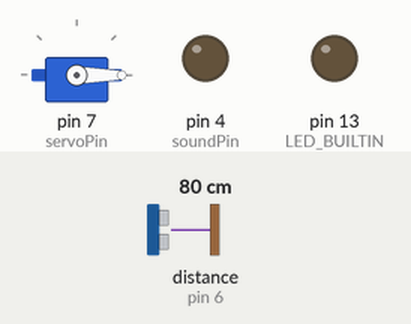
Recording of a sketch running on a simulated Arduino Uno, built with avr-gcc and run on an emulated ATmega328P. Shown: servo, output pins drawn as LEDs (lit = HIGH). Wiring (inferred from the names in the program): ultrasonic range finder: trigger pin 5; echo pin 6. Inputs (shaded band) come from the test bench; at power-on: distance to the obstacle (sensor on pin 6) 80 cm. The echo pulse lasts 58.3 µs per cm; pins used as bus, display or sensor lines are not drawn; what the sketch prints to the serial monitor is not drawn.

Above: at 1.3 s.
1.4 s: distance to the obstacle (sensor on pin 6) set to 53 cm
2.9 s: distance to the obstacle (sensor on pin 6) set to 46 cm
At 3.7 s:
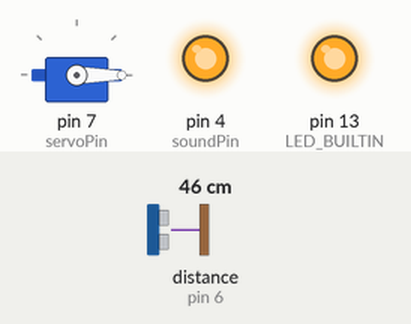
4.4 s: distance to the obstacle (sensor on pin 6) set to 60 cm
At 7.1 s:
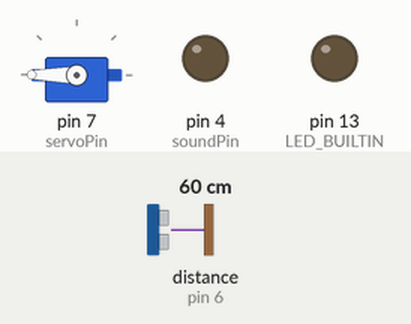
7.4 s: distance to the obstacle (sensor on pin 6) set to 35 cm
At 8.5 s:
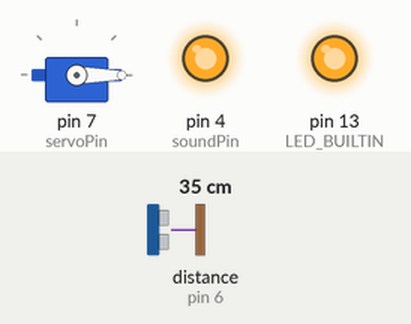
8.9 s: distance to the obstacle (sensor on pin 6) set to 120 cm
At 10.8 s:
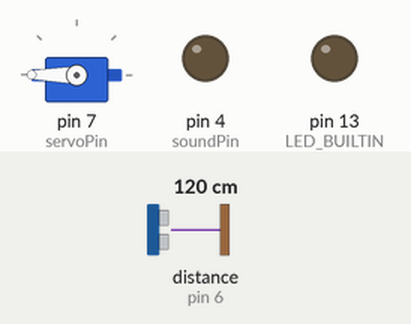
Timing chart, 0 to 12.3 s (numbered marks = the images above; inputs shaded):
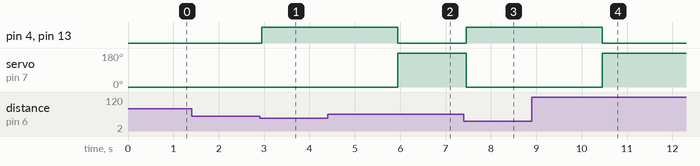

The sketch:

smartbin.ino
```cpp
#include <Servo.h>   //servo library
Servo servo;
int trigPin = 5;
int echoPin = 6;
int servoPin = 7;
int soundPin = 4;  // Digital pin for sound output
long duration, dist, average;
long aver[3];   //array for average


void setup() {
    Serial.begin(9600);
    servo.attach(servoPin);
    pinMode(LED_BUILTIN, OUTPUT);
    pinMode(soundPin, OUTPUT);  // Set sound pin as OUTPUT
    pinMode(trigPin, OUTPUT);
    pinMode(echoPin, INPUT);
    servo.write(0);         //close cap on power on
    delay(100);
    servo.detach();
}

void measure() {
digitalWrite(LED_BUILTIN, LOW);  // turn the LED on (LOW is the voltage level)
digitalWrite(trigPin, LOW);
delayMicroseconds(5);
digitalWrite(trigPin, HIGH);
delayMicroseconds(15);
digitalWrite(trigPin, LOW);
pinMode(echoPin, INPUT);
duration = pulseIn(echoPin, HIGH);
dist = (duration/2) / 29.1;    //obtain distance
}
void loop() {
  for (int i=0;i<=2;i++) {   //average distance
    measure();
   aver[i]=dist;
    delay(10);              //delay between measurements
  }
 dist=(aver[0]+aver[1]+aver[2])/3;

if ( dist<50 ) {
//Change distance as per your need
 digitalWrite(LED_BUILTIN, HIGH);  // turn the LED on (HIGH is the voltage level)
digitalWrite(soundPin, HIGH); // Turn on sound
 servo.attach(servoPin);
  delay(1);
 servo.write(0);
 delay(3000);
 servo.write(180);
 digitalWrite(LED_BUILTIN, LOW);  // turn the LED on (LOW is the voltage level)
 digitalWrite(soundPin, LOW);  // Turn off sound

 delay(1000);
 servo.detach();

}
Serial.print(dist);
}
```

Measured:
- the behaviour switches between 51 and 50 cm on distance to the obstacle (sensor on pin 6) (found by bisection; images 0 and 1)
- after the input at 1.4 s, every drawn part: stays the same
- after the input at 2.9 s, pin 4 (soundPin), pin 13 (LED_BUILTIN): LOW → HIGH after 0.05 s
- after the input at 4.4 s, pin 4 (soundPin), pin 13 (LED_BUILTIN): goes on until 5.9 s, then stays LOW; servo on pin 7 (servoPin): goes on until 5.9 s, then stays 180°
- after the input at 7.4 s, pin 4 (soundPin), pin 13 (LED_BUILTIN): LOW → HIGH after 0.05 s; servo on pin 7 (servoPin): 180° → 0° after 0.05 s
- after the input at 8.9 s, pin 4 (soundPin), pin 13 (LED_BUILTIN): goes on until 10.5 s, then stays LOW; servo on pin 7 (servoPin): goes on until 10.5 s, then stays 180°
